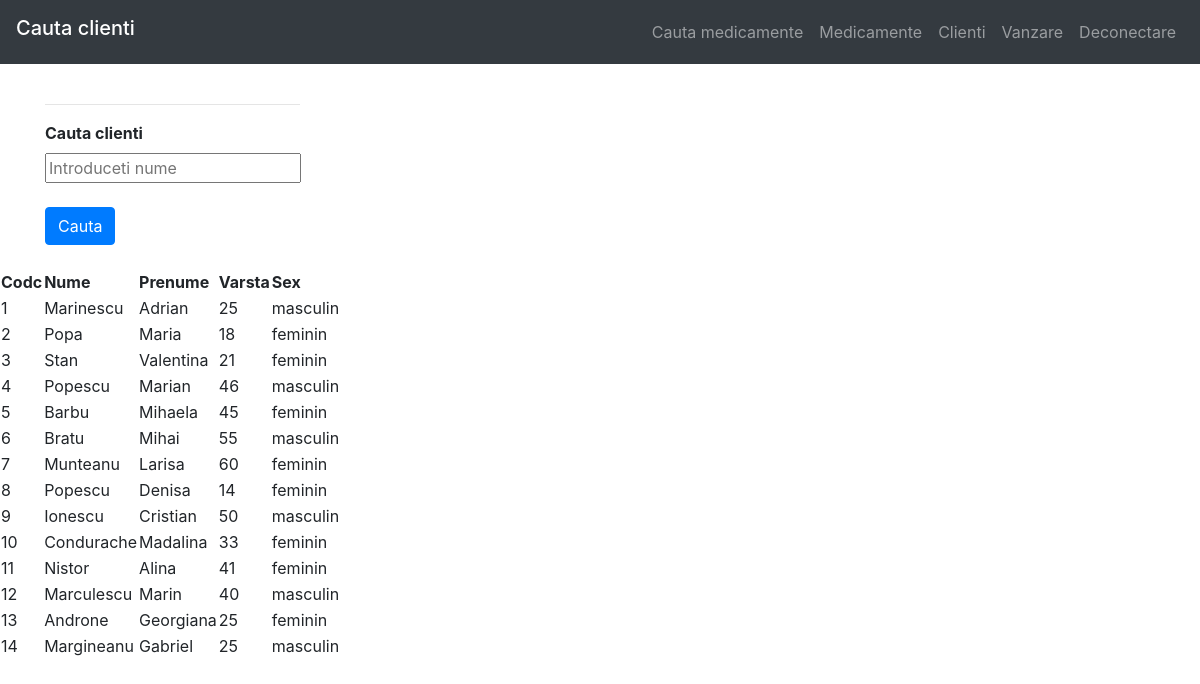
The app's page /registrationCautaCL.php with its own data.
### tables this page shows
CREATE TABLE `Client` (
  `codc` int NOT NULL,
  `nume` varchar(45) DEFAULT NULL,
  `prenume` varchar(45) DEFAULT NULL,
  `varsta` int DEFAULT NULL,
  `sex` varchar(45) DEFAULT NULL,
  PRIMARY KEY (`codc`)
);

### config.php (the view, shortened to what this page needs)
<?php
class BDConnection
{
    public static function generateTable($th, $td) {
        echo '<table><tr>';
        foreach ($th as $header) {
        echo '<th>' . $header . '</th>';
        }
        echo '</tr>';
        foreach ($td as $key => $data) {
        echo '<tr>';
        foreach ($data as $key1 => $field) {
        echo '<td>' . $field . '</td>';
        }
        echo '</tr>';
        }
        echo '</table>';
        }
}

### records on screen
client: codc "1", nume "Marinescu", prenume "Adrian", varsta "25", sex "masculin"
client: codc "2", nume "Popa", prenume "Maria", varsta "18", sex "feminin"
client: codc "3", nume "Stan", prenume "Valentina", varsta "21", sex "feminin"
client: codc "4", nume "Popescu", prenume "Marian", varsta "46", sex "masculin"
client: codc "5", nume "Barbu", prenume "Mihaela", varsta "45", sex "feminin"
client: codc "6", nume "Bratu", prenume "Mihai", varsta "55", sex "masculin"
client: codc "7", nume "Munteanu", prenume "Larisa", varsta "60", sex "feminin"
client: codc "8", nume "Popescu", prenume "Denisa", varsta "14", sex "feminin"
client: codc "9", nume "Ionescu", prenume "Cristian", varsta "50", sex "masculin"
client: codc "10", nume "Condurache", prenume "Madalina", varsta "33", sex "feminin"
client: codc "11", nume "Nistor", prenume "Alina", varsta "41", sex "feminin"
client: codc "12", nume "Marculescu", prenume "Marin", varsta "40", sex "masculin"
client: codc "13", nume "Androne", prenume "Georgiana", varsta "25", sex "feminin"
client: codc "14", nume "Margineanu", prenume "Gabriel", varsta "25", sex "masculin"

### other values on screen
$header "Codc"
$header "Nume"
$header "Prenume"
$header "Varsta"
$header "Sex"
